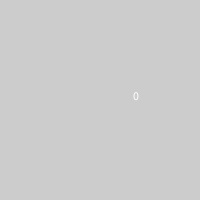
Frame 1 (no input)
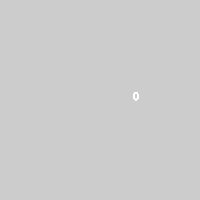
Frame 60 (the mouse pressed at the canvas centre just before this capture)
Frame 120 (the mouse held since frame 60 and released just before this capture): identical to frame 60, image omitted

The Processing sketch that drew these frames (run headless with seeded random() and noise(); from frame 60 on, the mouse is pressed at the canvas centre):

// Processing sketch: TheSearch
// ── TheSearch.pde
/*
Name: Ricardo
 Date: 5/6/19
 descrition: Given the following data set, initialize an array
 to contain the data.  Then create two functions named: 
 containsLetter & characterCount.  You will use these functions
 to create an interactive program.  The user will press a letter
 and the program will respond by using these functions to display
 the results on the screen.  If the user presses ‘a’ then the 
 program should look within the dataset to see if the letter is 
 found and how many times the letter ‘a’ appears in the dataset.
 */
char[] letters = {'j', 'k', 'g', 'i', 'j', 'a', 'h', 'u', 'h', 'h', 'd', 'f', 'p', 'g', 'n', 'n', 'v', 'x', 
  'a', 'k', 'x', 'g', 'v', 'g', 's', 'l', 'o', 'q', 'a', 'a', 'u', 'k', 'c', 'x', 'r', 'x', 's', 'e', 'o', 'l', 
  't', 's', 'x', 'w', 'r', 'w', 'x', 's', 'n', 'u', 'o', 'f', 'i', 'o', 'a', 'l', 'j', 'w', 's', 'a', 'm', 'p', 
  'm', 'v', 'd', 'r', 'c', 'b', 'g', 'm', 'p', 'j', 'b', 'g', 'n', 'g', 'u', 'i', 'x', 'n', 'i', 'u', 'o', 'i', 
  'f', 'a', 'j', 'j', 'x', 'h', 'p', 'c', 'y', 'n', 'y', 'q', 'n', 'y', 'k', 'j', 'i', 'h', 'v', 'd', 'f', 'a', 
  'd', 'j', 'v', 'h', 'n', 'v', 'w', 'e', 'g', 'r', 'r', 'f', 'w', 'c', 'e', 't', 'c', 'u', 'f', 'q', 'm', 'j', 
  'n', 'u', 'y', 'f', 'k', 'r', 'x', 'q', 'c', 'c', 'r', 'a', 'v', 't', 'k', 'c', 'l', 'c', 'u', 'i', 'h', 'c', 
  'p', 'i', 'w', 'f', 'q', 'k', 'l', 'j', 'j', 'r', 'e', 'd', 'f', 'l', 'q', 's', 't', 'x', 'r', 'n', 'e', 'b', 
  'i', 'e', 'x', 'c', 'v', 'f'};

void setup() {
  size(200, 200);
}
void draw() {
  text(characterCount(key), width*2/3, height/2);
}

void keyPressed() {
  background(0);
  println(containsLetter(key));
  println(characterCount(key));
}

boolean containsLetter(char letter) {
  for (int i = 0; i < letters.length; i++) {
    if (letter == letters[i]) {
      text("true", width/3, height/2);
      return true;
    }
  }

  text("false", width/3, height/2);
  return false;
}
int characterCount(char letter) {
  int numOfLetter = 0;
  for (int i = 0; i < letters.length; i++) {
    if (letter == letters[i]) {
      numOfLetter++;
    }
  }
  return numOfLetter;
}
